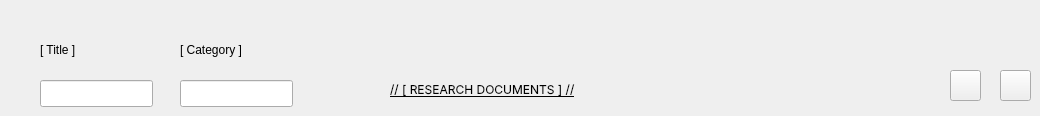
        <widget class="QWidget" name="tab_4">
         <attribute name="icon">
          <iconset theme="QIcon::ThemeIcon::DocumentPageSetup"/>
         </attribute>
         <attribute name="title">
          <string>Research Preview</string>
         </attribute>
         <widget class="QLineEdit" name="lineEdit_19">
          <property name="geometry">
           <rect>
            <x>40</x>
            <y>80</y>
            <width>113</width>
            <height>27</height>
           </rect>
          </property>
         </widget>
         <widget class="QLabel" name="label_55">
          <property name="geometry">
           <rect>
            <x>180</x>
            <y>40</y>
            <width>91</width>
            <height>19</height>
           </rect>
          </property>
          <property name="text">
           <string>[ Category ]</string>
          </property>
         </widget>
         <widget class="QLineEdit" name="lineEdit_20">
          <property name="geometry">
           <rect>
            <x>180</x>
            <y>80</y>
            <width>113</width>
            <height>27</height>
           </rect>
          </property>
         </widget>
         <widget class="QLabel" name="label_56">
          <property name="geometry">
           <rect>
            <x>40</x>
            <y>40</y>
            <width>61</width>
            <height>19</height>
           </rect>
          </property>
          <property name="text">
           <string>[ Title ]   </string>
          </property>
         </widget>
         <widget class="QLabel" name="label_57">
          <property name="geometry">
           <rect>
            <x>390</x>
            <y>80</y>
            <width>241</width>
            <height>19</height>
           </rect>
          </property>
          <property name="font">
           <font>
            <family>-apple-system</family>
            <underline>true</underline>
            <fontweight>Black</fontweight>
           </font>
          </property>
          <property name="cursor">
           <cursorShape>PointingHandCursor</cursorShape>
          </property>
          <property name="text">
           <string>// [ RESEARCH DOCUMENTS ] //</string>
          </property>
         </widget>
         <widget class="QPushButton" name="pushButton_13">
          <property name="geometry">
           <rect>
            <x>1000</x>
            <y>70</y>
            <width>31</width>
            <height>31</height>
           </rect>
          </property>
          <property name="text">
           <string/>
          </property>
          <property name="icon">
           <iconset>
            <normaloff>icons/trash-2.svg</normaloff>icons/trash-2.svg</iconset>
          </property>
         </widget>
         <widget class="QPushButton" name="pushButton_14">
          <property name="geometry">
           <rect>
            <x>950</x>
            <y>70</y>
            <width>31</width>
            <height>31</height>
           </rect>
          </property>
          <property name="text">
           <string/>
          </property>
          <property name="icon">
           <iconset>
            <normaloff>icons/edit.svg</normaloff>icons/edit.svg</iconset>
          </property>
         </widget>
        </widget>
